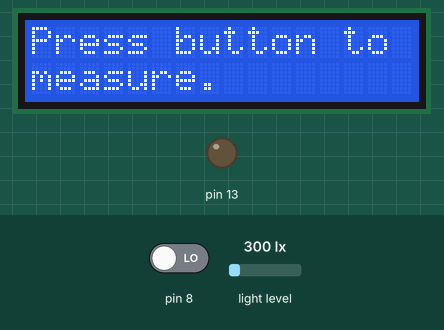
Recording of a sketch running on a simulated Arduino Uno, built with avr-gcc and run on an emulated ATmega328P. On the bench: 16×2 character LCD, output pins drawn as LEDs (lit = HIGH). Inputs (shaded band) come from the test bench; at power-on: pin 8 LOW, light level 300 lx. What the sketch prints to the serial monitor is not drawn.

Above: at 1.2 s.
1.3 s: pin 8 driven HIGH
At 2.2 s:
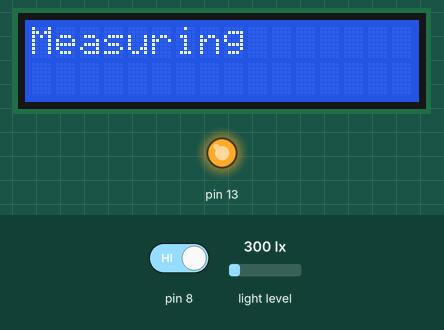
2.8 s: pin 8 driven LOW
At 4.57 s:
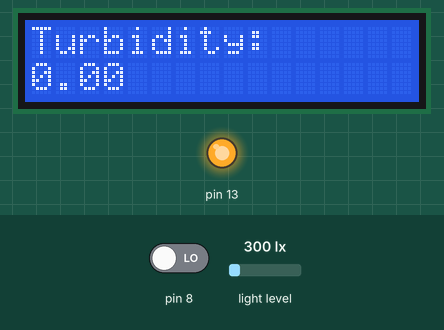
At 5.8 s:
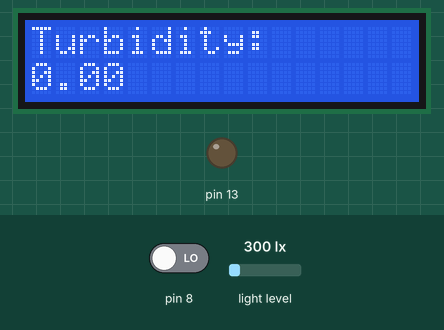
Timing chart, 0 to 7.3 s (numbered marks = the images above; inputs shaded):
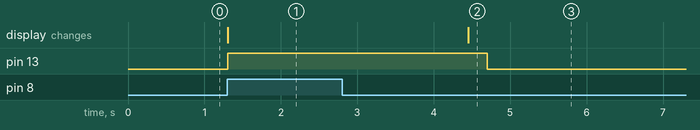

The sketch:

Turbiditetskod_version_wLCD_2019.ino
```cpp
/* Ett program som mäter turbiditet med hjälp av en vit diod och två sensorer
   av typen TSL 2561.

Senast uppdaterad: 7 maj 2019 av Pernilla Wegén

   Du behöver ladda ner Adafruits sensorbibliotek (Adafruit_Sensor) och inkludera
   det i ditt bibliotek.

   Nedan följer lite kopplingsinstruktioner:
   ===========
   Koppla SCL till analog 5
   Koppla SDA till analog 4
   Koppla 3Vo till 3.3V DC
   Koppla GROUND till common ground

   I2C Address
   ===========

*/
#include <Wire.h>
#include <Adafruit_Sensor.h>
#include <Adafruit_TSL2561_U.h>
#include <LiquidCrystal.h>

LiquidCrystal lcd(12, 11, 5, 4, 3, 2);

float lum_90=0;
float lum_180=0;
float kvot;
float turbidity;
int serialInput = 0; // variabel som håller reda på senaste tangentinmatningen
int buttonState = 0;  // håller reda på om knappen är intryckt eller ej

Adafruit_TSL2561_Unified tsl1 = Adafruit_TSL2561_Unified(TSL2561_ADDR_LOW, 12345);
Adafruit_TSL2561_Unified tsl2 = Adafruit_TSL2561_Unified(TSL2561_ADDR_FLOAT, 12345);

/**************************************************************************/
/*
    Konfigurerar förstärkning och mättid för din TSL2561. Här kan man göra ändringar om man vill.
*/
/**************************************************************************/
void configureSensor(void)
{

  // tsl.setGain(TSL2561_GAIN_1X);      /* No gain ... use in bright light to avoid sensor saturation */
  tsl1.setGain(TSL2561_GAIN_16X);     /* 16x gain ... use in low light to boost sensitivity */
  tsl2.setGain(TSL2561_GAIN_16X);     /* 16x gain ... use in low light to boost sensitivity */
  // tsl.enableAutoRange(true);            /* Auto-gain ... switches automatically between 1x and 16x */

  /* Changing the integration time gives you better sensor resolution (402ms = 16-bit data) */
  //tsl.setIntegrationTime(TSL2561_INTEGRATIONTIME_13MS);      /* fast but low resolution */
  tsl1.setIntegrationTime(TSL2561_INTEGRATIONTIME_101MS);  /* medium resolution and speed   */
  tsl2.setIntegrationTime(TSL2561_INTEGRATIONTIME_101MS);  /* medium resolution and speed   */
  // tsl.setIntegrationTime(TSL2561_INTEGRATIONTIME_402MS);  /* 16-bit data but slowest conversions */
}

/**************************************************************************/
/*
    Uppstartskommandon
*/
/**************************************************************************/
void setup(void)
{
  Serial.begin(9600);
  Serial.println("Press button for measuring. ");

  lcd.begin(16, 2);
  lcd.print("Press button to");
  lcd.setCursor(0, 1);
  lcd.print("measure.");

  configureSensor();

  pinMode(13,OUTPUT);
  pinMode(8, INPUT);
}

//Här har vi själva programmet!

void loop(void)
{
  buttonState = digitalRead(8);
  if(buttonState == HIGH)
  {
    lcd.clear();
    lcd.setCursor(0, 0);
    lcd.print("Measuring");

    Serial.println("Measuring...");

    lum_90 = 0;     //nollställer variablerna
    lum_180 = 0;

    digitalWrite(13,HIGH);
    delay(3000);

    for (int i=0; i<5; i++)
    {
      sensors_event_t event1;
      sensors_event_t event2;
      tsl1.getEvent(&event1);
      tsl2.getEvent(&event2);
      lum_90 = lum_90 + event1.light;
      lum_180 = lum_180 + event2.light;
    }

    lum_90 = lum_90 / 5;
    lum_180 = lum_180 / 5;

    kvot = (lum_90/lum_180);
    turbidity = -log(kvot);

    Serial.print("Turbidity:   ");
    Serial.println(turbidity);

    lcd.setCursor(0, 0);
    lcd.print("Turbidity:");
    lcd.setCursor(0, 1);
    lcd.print(turbidity);

    delay(250);
    digitalWrite(13,LOW);

  }
}
```

Measured:
- after the input at 1.3 s, pin 13: LOW → HIGH at once; the display: changes at once (image 1)
- after the input at 2.8 s, pin 13: HIGH → LOW after 1.9 s
